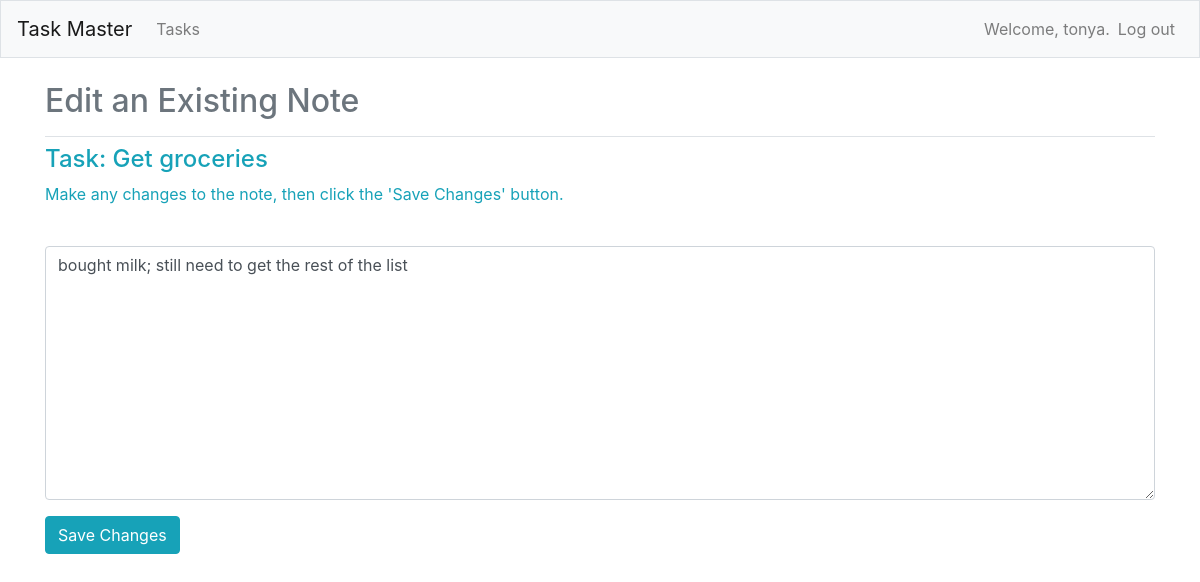
/edit_note/5/ (signed in), run on the app's committed database.
### task_masters/models.py (models this page shows, shortened)
class Task(models.Model):
    name = models.CharField(max_length=300)
    priority = models.CharField(max_length=1)
    due_date = models.DateField(null=True)
    completed = models.BooleanField(default=False)
    date_completed = models.DateField(null=True)
    owner = models.ForeignKey(User, on_delete=models.CASCADE)
    def __str__(self):
        return self.name

class Note(models.Model):
    task = models.ForeignKey(Task, on_delete=models.CASCADE)
    text = models.TextField()
    date_added = models.DateField(auto_now_add=True)
    class Meta:
        verbose_name_plural = 'notes'

### task_masters/views.py (the view)
# urls.py: path('edit_note/<int:note_id>/', views.edit_note, name='edit_note'),
@login_required
def edit_note(request, note_id):
    note = Note.objects.get(id=note_id)
    task = note.task
    if task.owner != request.user:
        raise Http404
    if request.method != 'POST':
        form = NoteForm(instance=note)
    else:
        form = NoteForm(instance=note, data=request.POST)
        if form.is_valid():
            form.save()
            return redirect('task_masters:task', task_id=task.id)
    context = {'note': note, 'task': task, 'form': form}
    return render(request, 'task_masters/edit_note.html', context)

### task_masters/forms.py
class NoteForm(forms.ModelForm):
    class Meta:
        model = Note
        fields = ['text']
        labels = {'text': ''}
        widgets = {'text': forms.Textarea(attrs={'cols': 80}),
                   'placeholder': 'Enter details or updates for the task',
                   }

### task_masters/templates/task_masters/edit_note.html (shortened to what this page needs)
{% extends "task_masters/base.html" %}
{% load bootstrap4 %}
{% block page_header %}
    <h2 class="text-muted">Edit an Existing Note</h2>
{% endblock page_header %}
{% block content %}
    <h4><a href="{% url 'task_masters:task' task.id %}" class="text-info">Task: {{ task }}</a></h4>
    <p class="text-info">Make any changes to the note, then click the 'Save Changes' button.</p>
    <form method="post" action="{% url 'task_masters:edit_note' note.id %}" class="form">
        {% bootstrap_form form %}
        {% buttons %}
            <button name="submit" class="btn btn-info">Save Changes</button>
        {% endbuttons %}
    </form>
{% endblock content %}

### task_masters/templates/task_masters/base.html (shortened to what this page needs)
{% load bootstrap4 %}
<!doctype html>
<html lang="en">
<head>
    {% bootstrap_css %}
</head>
<body>
    <nav class="navbar navbar-expand-md navbar-light bg-light mb-4 border">
        <a class="navbar-brand" href="{% url 'task_masters:index' %}">Task Master</a>
        <div class="collapse navbar-collapse" id="navbarCollapse">
            <ul class="navbar-nav mr-auto">
                <li class="nav-item">
                    <a class="nav-link" href="{% url 'task_masters:tasks' %}">Tasks</a>
                </li>
            </ul>
            <ul class="navbar-nav ml-auto">
                {% if user.is_authenticated %}
                    <li class="nav-item">
                        <span class="navbar-text">Welcome, {{ user.username }}.</span>
                    </li>
                    <li class="nav-item">
                        <a class="nav-link" href="{% url 'users:logout' %}">Log out</a>
                    </li>
                {% endif %}
            </ul>
        </div>
    </nav>
    <main role="main" class="container">
        <div class="pb-2 mb-2 border-bottom">
            {% block page_header %}{% endblock page_header %}
        </div>
        <div>
            {% block content %}{% endblock content %}
        </div>
    </main>
</body>
</html>

### data on the page
Task: name "Get groceries"
Note: text "bought milk; still need to get the rest of the list"

### other printed values
{{ user.username }} "tonya"
